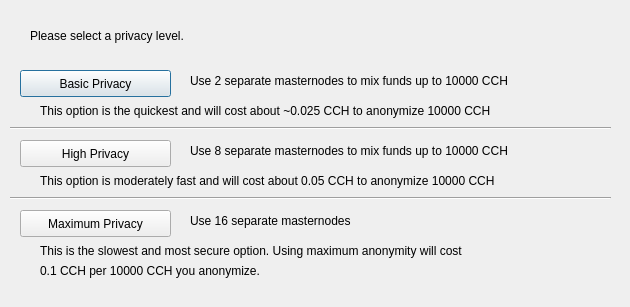
<?xml version="1.0" encoding="UTF-8"?>
<ui version="4.0">
 <class>ObfuscationConfig</class>
 <widget class="QDialog" name="ObfuscationConfig">
  <property name="geometry">
   <rect>
    <x>0</x>
    <y>0</y>
    <width>630</width>
    <height>307</height>
   </rect>
  </property>
  <property name="windowTitle">
   <string>Configure Obfuscation</string>
  </property>
  <widget class="QPushButton" name="buttonBasic">
   <property name="geometry">
    <rect>
     <x>20</x>
     <y>70</y>
     <width>151</width>
     <height>27</height>
    </rect>
   </property>
   <property name="text">
    <string>Basic Privacy</string>
   </property>
  </widget>
  <widget class="QPushButton" name="buttonHigh">
   <property name="geometry">
    <rect>
     <x>20</x>
     <y>140</y>
     <width>151</width>
     <height>27</height>
    </rect>
   </property>
   <property name="text">
    <string>High Privacy</string>
   </property>
  </widget>
  <widget class="QPushButton" name="buttonMax">
   <property name="geometry">
    <rect>
     <x>20</x>
     <y>210</y>
     <width>151</width>
     <height>27</height>
    </rect>
   </property>
   <property name="text">
    <string>Maximum Privacy</string>
   </property>
  </widget>
  <widget class="QLabel" name="label">
   <property name="geometry">
    <rect>
     <x>30</x>
     <y>20</y>
     <width>571</width>
     <height>31</height>
    </rect>
   </property>
   <property name="text">
    <string>Please select a privacy level.</string>
   </property>
  </widget>
  <widget class="QLabel" name="label_2">
   <property name="geometry">
    <rect>
     <x>190</x>
     <y>70</y>
     <width>421</width>
     <height>21</height>
    </rect>
   </property>
   <property name="text">
    <string>Use 2 separate masternodes to mix funds up to 10000 CCH</string>
   </property>
  </widget>
  <widget class="QLabel" name="label_3">
   <property name="geometry">
    <rect>
     <x>190</x>
     <y>140</y>
     <width>411</width>
     <height>21</height>
    </rect>
   </property>
   <property name="text">
    <string>Use 8 separate masternodes to mix funds up to 10000 CCH</string>
   </property>
  </widget>
  <widget class="QLabel" name="label_4">
   <property name="geometry">
    <rect>
     <x>190</x>
     <y>210</y>
     <width>421</width>
     <height>21</height>
    </rect>
   </property>
   <property name="text">
    <string>Use 16 separate masternodes</string>
   </property>
  </widget>
  <widget class="QLabel" name="label_6">
   <property name="geometry">
    <rect>
     <x>40</x>
     <y>100</y>
     <width>561</width>
     <height>21</height>
    </rect>
   </property>
   <property name="text">
    <string>This option is the quickest and will cost about ~0.025 CCH to anonymize 10000 CCH</string>
   </property>
  </widget>
  <widget class="QLabel" name="label_7">
   <property name="geometry">
    <rect>
     <x>40</x>
     <y>170</y>
     <width>561</width>
     <height>21</height>
    </rect>
   </property>
   <property name="text">
    <string>This option is moderately fast and will cost about 0.05 CCH to anonymize 10000 CCH</string>
   </property>
  </widget>
  <widget class="QLabel" name="label_8">
   <property name="geometry">
    <rect>
     <x>40</x>
     <y>240</y>
     <width>561</width>
     <height>21</height>
    </rect>
   </property>
   <property name="text">
    <string>This is the slowest and most secure option. Using maximum anonymity will cost</string>
   </property>
  </widget>
  <widget class="QLabel" name="label_9">
   <property name="geometry">
    <rect>
     <x>40</x>
     <y>260</y>
     <width>561</width>
     <height>21</height>
    </rect>
   </property>
   <property name="text">
    <string>0.1 CCH per 10000 CCH you anonymize.</string>
   </property>
  </widget>
  <widget class="Line" name="line">
   <property name="geometry">
    <rect>
     <x>10</x>
     <y>120</y>
     <width>601</width>
     <height>16</height>
    </rect>
   </property>
   <property name="orientation">
    <enum>Qt::Horizontal</enum>
   </property>
  </widget>
  <widget class="Line" name="line_2">
   <property name="geometry">
    <rect>
     <x>10</x>
     <y>190</y>
     <width>601</width>
     <height>16</height>
    </rect>
   </property>
   <property name="orientation">
    <enum>Qt::Horizontal</enum>
   </property>
  </widget>
 </widget>
 <resources/>
 <connections/>
</ui>
